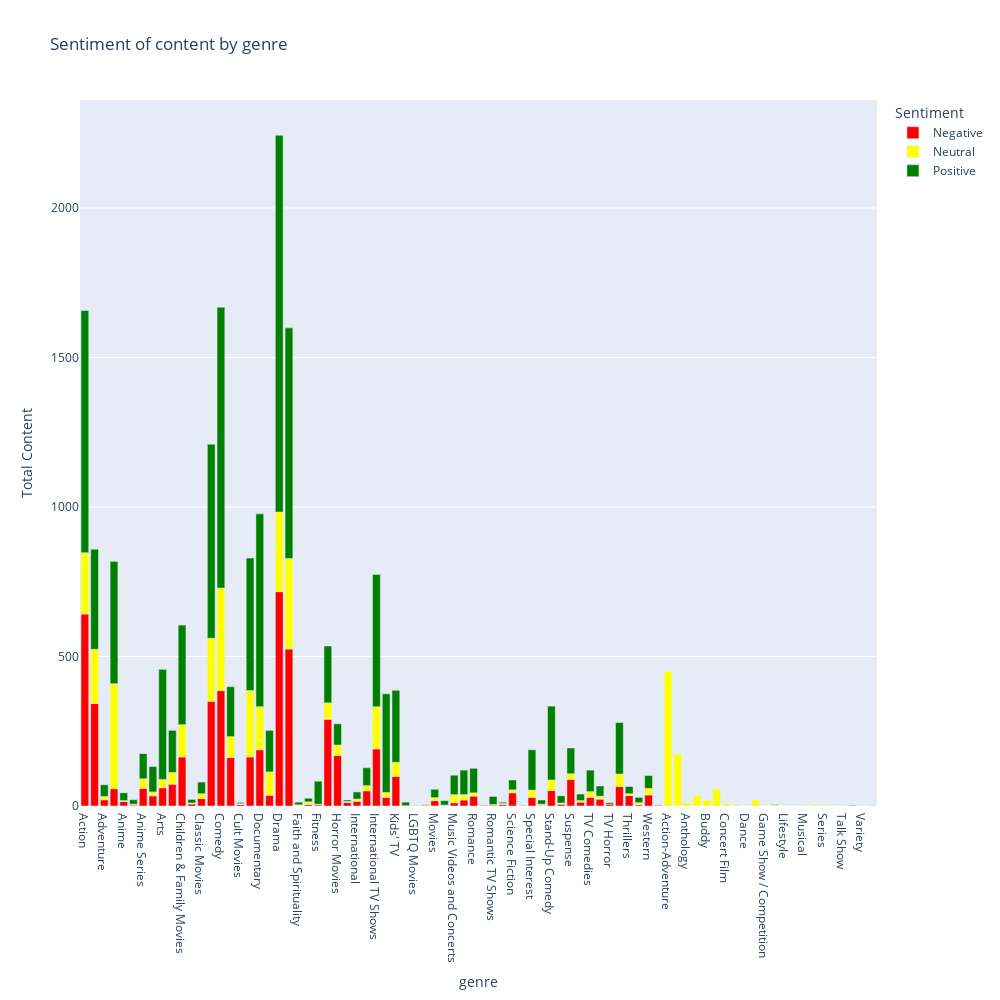

The notebook cell saved with this chart:
### Markdown cell above
TOKENIZATION , POLARITY CALCULATION ASSIGN SENTIMENT TOKENS

### Code cell
dfx = df1[['genre', 'description']] 

sentiments = []
for index, row in dfx.iterrows():
    testimonial = TextBlob(row['description'])
    p = testimonial.sentiment.polarity
    if p == 0:
        sent = 'Neutral'
    elif p > 0:
        sent = 'Positive'
    else:
        sent = 'Negative'
    sentiments.append(sent)

dfx['Sentiment'] = sentiments

# Group by genre and sentiment, and calculate the total content
dfx = dfx.groupby(['genre', 'Sentiment']).size().reset_index(name='Total Content')  

colors = {'Positive': 'green', 'Negative': 'red', 'Neutral': 'YELLOW'}

# Plot using Plotly
fig4 = px.bar(dfx, x="genre", y="Total Content", color="Sentiment", title="Sentiment of content by genre", 
              color_discrete_map=colors)  # Applying custom color palette
fig4.update_layout(
    width=1000,  #  width 
    height=1000,  # height 
)
fig4.show()

### Figure 1 — Plotly figure (JSON) as saved in the notebook; plotly's stock layout.template omitted (floating-point values rounded to 4 significant figures)
{"data": [{"alignmentgroup": "True", "hovertemplate": "Sentiment=Negative<br>genre=%{x}<br>Total Content=%{y}<extra></extra>", "legendgroup": "Negative", "marker": {"color": "red", "pattern": {"shape": ""}}, "name": "Negative", "offsetgroup": "Negative", "orientation": "v", "showlegend": true, "textposition": "auto", "type": "bar", "x": ["Action", "Action & Adventure", "Adventure", "Animation", "Anime", "Anime Features", "Anime Series", "Arthouse", "Arts", "British TV Shows", "Children & Family Movies", "Classic & Cult TV", "Classic Movies", "Comedies", "Comedy", "Crime TV Shows", "Cult Movies", "Documentaries", "Documentary", "Docuseries", "Drama", "Dramas", "Faith and Spirituality", "Fantasy", "Fitness", "Horror", "Horror Movies", "Independent Movies", "International", "International Movies", "International TV Shows", "Kids", "Kids' TV", "LGBTQ", "LGBTQ Movies", "Military and War", "Movies", "Music & Musicals", "Music Videos and Concerts", "Reality TV", "Romance", "Romantic Movies", "Romantic TV Shows", "Sci-Fi & Fantasy", "Science Fiction", "Spanish-Language TV Shows", "Special Interest", "Sports", "Stand-Up Comedy", "Stand-Up Comedy & Talk Shows", "Suspense", "TV Action & Adventure", "TV Comedies", "TV Dramas", "TV Horror", "TV Shows", "Thrillers", "Unscripted", "Western", "Young Adult Audience"], "xaxis": "x", "y": [642, 343, 21, 58, 15, 3, 59, 34, 61, 73, 164, 7, 25, 350, 386, 162, 5, 164, 188, 36, 717, 525, 1, 5, 4, 290, 169, 12, 16, 51, 191, 29, 99, 1, 1, 3, 18, 1, 11, 20, 33, 2, 3, 5, 44, 1, 29, 2, 52, 6, 89, 13, 29, 23, 6, 65, 35, 4, 37, 1], "yaxis": "y"}, {"alignmentgroup": "True", "hovertemplate": "Sentiment=Neutral<br>genre=%{x}<br>Total Content=%{y}<extra></extra>", "legendgroup": "Neutral", "marker": {"color": "YELLOW", "pattern": {"shape": ""}}, "name": "Neutral", "offsetgroup": "Neutral", "orientation": "v", "showlegend": true, "textposition": "auto", "type": "bar", "x": ["Action", "Action & Adventure", "Action-Adventure", "Adventure", "Animals & Nature", "Animation", "Anime", "Anime Features", "Anime Series", "Anthology", "Arthouse", "Arts", "Biographical", "British TV Shows", "Buddy", "Children & Family Movies", "Classic & Cult TV", "Classic Movies", "Comedies", "Comedy", "Coming of Age", "Concert Film", "Crime", "Crime TV Shows", "Cult Movies", "Dance", "Documentaries", "Documentary", "Docuseries", "Drama", "Dramas", "Faith and Spirituality", "Family", "Fantasy", "Fitness", "Game Show / Competition", "Historical", "Horror", "Horror Movies", "Independent Movies", "International", "International Movies", "International TV Shows", "Kids", "Kids' TV", "Lifestyle", "Military and War", "Movies", "Music", "Music & Musicals", "Music Videos and Concerts", "Musical", "Reality", "Reality TV", "Romance", "Romantic TV Shows", "Sci-Fi & Fantasy", "Science Fiction", "Series", "Special Interest", "Sports", "Stand-Up Comedy", "Stand-Up Comedy & Talk Shows", "Suspense", "TV Action & Adventure", "TV Comedies", "TV Dramas", "TV Sci-Fi & Fantasy", "TV Shows", "Talk Show", "Talk Show and Variety", "Thrillers", "Unscripted", "Variety", "Western"], "xaxis": "x", "y": [205, 181, 450, 11, 173, 351, 3, 3, 32, 11, 13, 28, 34, 39, 20, 108, 3, 16, 211, 343, 56, 7, 3, 70, 3, 1, 222, 144, 78, 266, 303, 3, 20, 9, 2, 1, 3, 55, 35, 3, 7, 17, 141, 16, 47, 1, 1, 10, 1, 2, 27, 2, 4, 18, 11, 2, 4, 10, 3, 24, 4, 35, 4, 19, 5, 19, 10, 1, 42, 1, 1, 6, 7, 1, 22], "yaxis": "y"}, {"alignmentgroup": "True", "hovertemplate": "Sentiment=Positive<br>genre=%{x}<br>Total Content=%{y}<extra></extra>", "legendgroup": "Positive", "marker": {"color": "green", "pattern": {"shape": ""}}, "name": "Positive", "offsetgroup": "Positive", "orientation": "v", "showlegend": true, "textposition": "auto", "type": "bar", "x": ["Action", "Action & Adventure", "Adventure", "Animation", "Anime", "Anime Features", "Anime Series", "Arthouse", "Arts", "British TV Shows", "Children & Family Movies", "Classic & Cult TV", "Classic Movies", "Comedies", "Comedy", "Crime TV Shows", "Cult Movies", "Documentaries", "Documentary", "Docuseries", "Drama", "Dramas", "Faith and Spirituality", "Fantasy", "Fitness", "Historical", "Horror", "Horror Movies", "Independent Movies", "International", "International Movies", "International TV Shows", "Kids", "Kids' TV", "LGBTQ", "Military and War", "Movies", "Music & Musicals", "Music Videos and Concerts", "Reality TV", "Romance", "Romantic Movies", "Romantic TV Shows", "Sci-Fi & Fantasy", "Science Fiction", "Spanish-Language TV Shows", "Special Interest", "Sports", "Sports Movies", "Stand-Up Comedy", "Stand-Up Comedy & Talk Shows", "Suspense", "TV Action & Adventure", "TV Comedies", "TV Dramas", "TV Horror", "TV Shows", "Talk Show and Variety", "Thrillers", "Unscripted", "Western", "Young Adult Audience"], "xaxis": "x", "y": [810, 335, 39, 409, 26, 15, 84, 85, 368, 141, 333, 12, 39, 649, 939, 167, 4, 443, 645, 139, 1260, 771, 9, 12, 77, 2, 190, 71, 5, 24, 60, 442, 330, 241, 12, 1, 28, 15, 65, 82, 82, 1, 27, 4, 33, 1, 135, 14, 1, 247, 24, 86, 22, 72, 34, 5, 172, 2, 24, 18, 43, 2], "yaxis": "y"}], "layout": {"barmode": "relative", "height": 1000, "legend": {"title": {"text": "Sentiment"}, "tracegroupgap": 0}, "title": {"text": "Sentiment of content by genre"}, "width": 1000, "xaxis": {"anchor": "y", "domain": [0, 1], "title": {"text": "genre"}}, "yaxis": {"anchor": "x", "domain": [0, 1], "title": {"text": "Total Content"}}}}
